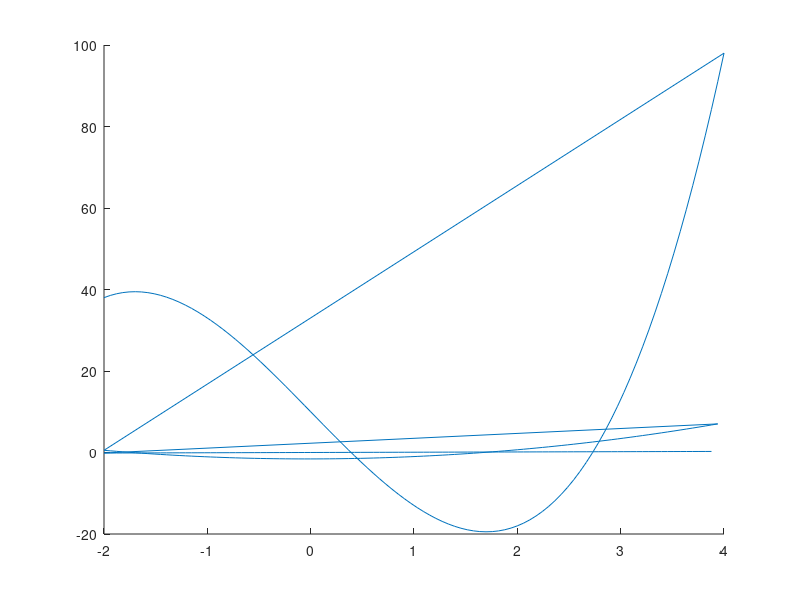

This chart was generated by the following MATLAB code:
vec1 = linspace(-2,4);
y = 3.*((vec1).^3)-26.*vec1+10;
f1x = diff(y);
f2x = diff(f1x);
vec2 = vec1(1:end-1);
vec3 = vec1(1:end-2);
x = [vec1 vec2 vec3]
z = [y f1x f2x]
line(x,z)